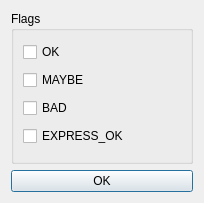
<?xml version="1.0" encoding="UTF-8"?>
<ui version="4.0">
 <class>DataQualityDialog</class>
 <widget class="QDialog" name="DataQualityDialog">
  <property name="windowModality">
   <enum>Qt::NonModal</enum>
  </property>
  <property name="geometry">
   <rect>
    <x>0</x>
    <y>0</y>
    <width>204</width>
    <height>203</height>
   </rect>
  </property>
  <property name="windowTitle">
   <string>Data quality settings dialog</string>
  </property>
  <layout class="QGridLayout" name="gridLayout">
   <item row="1" column="0">
    <widget class="QPushButton" name="OkButton">
     <property name="text">
      <string>OK</string>
     </property>
     <property name="icon">
      <iconset resource="Resources.qrc">
       <normaloff>:/icons/images/ok.png</normaloff>:/icons/images/ok.png</iconset>
     </property>
    </widget>
   </item>
   <item row="0" column="0">
    <widget class="QGroupBox" name="groupBox">
     <property name="title">
      <string>Flags</string>
     </property>
     <layout class="QGridLayout" name="gridLayout_2">
      <item row="1" column="0">
       <widget class="QCheckBox" name="checkBox">
        <property name="text">
         <string>OK</string>
        </property>
       </widget>
      </item>
      <item row="2" column="0">
       <widget class="QCheckBox" name="checkBox_2">
        <property name="text">
         <string>MAYBE</string>
        </property>
       </widget>
      </item>
      <item row="3" column="0">
       <widget class="QCheckBox" name="checkBox_3">
        <property name="text">
         <string>BAD</string>
        </property>
       </widget>
      </item>
      <item row="4" column="0">
       <widget class="QCheckBox" name="checkBox_4">
        <property name="text">
         <string>EXPRESS_OK</string>
        </property>
       </widget>
      </item>
     </layout>
    </widget>
   </item>
  </layout>
 </widget>
 <resources>
  <include location="Resources.qrc"/>
 </resources>
 <connections/>
</ui>
